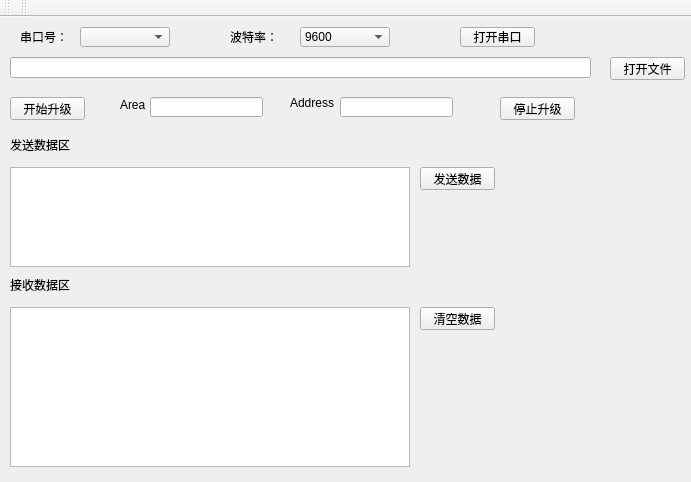
<?xml version="1.0" encoding="UTF-8"?>
<ui version="4.0">
 <class>MainWindow</class>
 <widget class="QMainWindow" name="MainWindow">
  <property name="geometry">
   <rect>
    <x>0</x>
    <y>0</y>
    <width>691</width>
    <height>482</height>
   </rect>
  </property>
  <property name="windowTitle">
   <string>MainWindow</string>
  </property>
  <widget class="QWidget" name="centralWidget">
   <widget class="QComboBox" name="comboBox_CommPort">
    <property name="geometry">
     <rect>
      <x>80</x>
      <y>10</y>
      <width>90</width>
      <height>20</height>
     </rect>
    </property>
   </widget>
   <widget class="QComboBox" name="comboBox_Baudrate">
    <property name="geometry">
     <rect>
      <x>300</x>
      <y>10</y>
      <width>90</width>
      <height>20</height>
     </rect>
    </property>
    <item>
     <property name="text">
      <string>9600</string>
     </property>
    </item>
    <item>
     <property name="text">
      <string>14400</string>
     </property>
    </item>
    <item>
     <property name="text">
      <string>19200</string>
     </property>
    </item>
    <item>
     <property name="text">
      <string>38400</string>
     </property>
    </item>
    <item>
     <property name="text">
      <string>57600</string>
     </property>
    </item>
    <item>
     <property name="text">
      <string>115200</string>
     </property>
    </item>
   </widget>
   <widget class="QPushButton" name="pushButton_OpenCloseComm">
    <property name="geometry">
     <rect>
      <x>460</x>
      <y>10</y>
      <width>75</width>
      <height>20</height>
     </rect>
    </property>
    <property name="text">
     <string>打开串口</string>
    </property>
   </widget>
   <widget class="QTextEdit" name="textEdit_ReceiveDataBuffer">
    <property name="geometry">
     <rect>
      <x>10</x>
      <y>290</y>
      <width>400</width>
      <height>160</height>
     </rect>
    </property>
   </widget>
   <widget class="QPushButton" name="pushButton_SendData">
    <property name="geometry">
     <rect>
      <x>420</x>
      <y>150</y>
      <width>75</width>
      <height>23</height>
     </rect>
    </property>
    <property name="text">
     <string>发送数据</string>
    </property>
   </widget>
   <widget class="QPlainTextEdit" name="plainTextEdit_SendDataBuffer">
    <property name="geometry">
     <rect>
      <x>10</x>
      <y>150</y>
      <width>400</width>
      <height>100</height>
     </rect>
    </property>
   </widget>
   <widget class="QPushButton" name="pushButton_ClearData">
    <property name="geometry">
     <rect>
      <x>420</x>
      <y>290</y>
      <width>75</width>
      <height>23</height>
     </rect>
    </property>
    <property name="text">
     <string>清空数据</string>
    </property>
   </widget>
   <widget class="QLabel" name="label_CommPortNum">
    <property name="geometry">
     <rect>
      <x>20</x>
      <y>10</y>
      <width>50</width>
      <height>20</height>
     </rect>
    </property>
    <property name="text">
     <string>串口号：</string>
    </property>
   </widget>
   <widget class="QLabel" name="label_Baudrate">
    <property name="geometry">
     <rect>
      <x>230</x>
      <y>10</y>
      <width>50</width>
      <height>20</height>
     </rect>
    </property>
    <property name="text">
     <string>波特率：</string>
    </property>
   </widget>
   <widget class="QLabel" name="label_SendDataArea">
    <property name="geometry">
     <rect>
      <x>10</x>
      <y>120</y>
      <width>71</width>
      <height>16</height>
     </rect>
    </property>
    <property name="text">
     <string>发送数据区</string>
    </property>
   </widget>
   <widget class="QLabel" name="label_ReceiveDataArea">
    <property name="geometry">
     <rect>
      <x>10</x>
      <y>260</y>
      <width>71</width>
      <height>16</height>
     </rect>
    </property>
    <property name="text">
     <string>接收数据区</string>
    </property>
   </widget>
   <widget class="QLineEdit" name="lineEdit_filename">
    <property name="geometry">
     <rect>
      <x>10</x>
      <y>40</y>
      <width>581</width>
      <height>21</height>
     </rect>
    </property>
   </widget>
   <widget class="QPushButton" name="pushButton_Openfile">
    <property name="geometry">
     <rect>
      <x>610</x>
      <y>40</y>
      <width>75</width>
      <height>23</height>
     </rect>
    </property>
    <property name="text">
     <string>打开文件</string>
    </property>
   </widget>
   <widget class="QPushButton" name="pushButton_startupdate">
    <property name="geometry">
     <rect>
      <x>10</x>
      <y>80</y>
      <width>75</width>
      <height>23</height>
     </rect>
    </property>
    <property name="text">
     <string>开始升级</string>
    </property>
   </widget>
   <widget class="QLabel" name="label">
    <property name="geometry">
     <rect>
      <x>120</x>
      <y>80</y>
      <width>31</width>
      <height>16</height>
     </rect>
    </property>
    <property name="text">
     <string>Area</string>
    </property>
   </widget>
   <widget class="QLineEdit" name="lineEdit_UpdateArea">
    <property name="geometry">
     <rect>
      <x>150</x>
      <y>80</y>
      <width>113</width>
      <height>20</height>
     </rect>
    </property>
   </widget>
   <widget class="QLabel" name="label_2">
    <property name="geometry">
     <rect>
      <x>290</x>
      <y>80</y>
      <width>54</width>
      <height>12</height>
     </rect>
    </property>
    <property name="text">
     <string>Address</string>
    </property>
   </widget>
   <widget class="QLineEdit" name="lineEdit_UpdateAddress">
    <property name="geometry">
     <rect>
      <x>340</x>
      <y>80</y>
      <width>113</width>
      <height>20</height>
     </rect>
    </property>
   </widget>
   <widget class="QPushButton" name="pushButton_stopUpdate">
    <property name="geometry">
     <rect>
      <x>500</x>
      <y>80</y>
      <width>75</width>
      <height>23</height>
     </rect>
    </property>
    <property name="text">
     <string>停止升级</string>
    </property>
   </widget>
  </widget>
  <widget class="QToolBar" name="mainToolBar">
   <attribute name="toolBarArea">
    <enum>TopToolBarArea</enum>
   </attribute>
   <attribute name="toolBarBreak">
    <bool>false</bool>
   </attribute>
  </widget>
  <widget class="QToolBar" name="toolBar">
   <property name="windowTitle">
    <string>toolBar</string>
   </property>
   <attribute name="toolBarArea">
    <enum>TopToolBarArea</enum>
   </attribute>
   <attribute name="toolBarBreak">
    <bool>false</bool>
   </attribute>
  </widget>
 </widget>
 <layoutdefault spacing="6" margin="11"/>
 <resources/>
 <connections/>
</ui>
